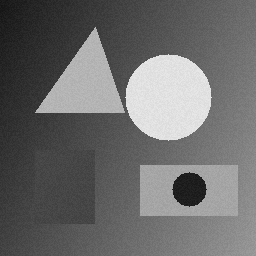
#> input picture Lab07/images/scene_256.png, 256 x 256 px
$ jupyter execute --allow-errors Lab07.3_Real_Images_and_Benchmark.ipynb
#> lines starting #> are read from the running program, lines starting #| are printed output that depends on the picture; after the words box and inside, x2 and y2 are one past the last pixel; in counts of white or black regions, pixels touching at a corner belong together
### Lab07/tools/dma_threshold.py
"""Lab07: minimal, inspectable PYNQ 3.0.1 AXI DMA threshold driver.

The FPGA processes four packed uint8 pixels per 32-bit AXI-Stream beat.
The helper performs no silent CPU fallback: missing FPGA hardware raises errors.
"""
from pathlib import Path
from time import perf_counter_ns, monotonic

import numpy as np


def reference_threshold(image, threshold):
    """CPU reference: 255 if pixel >= threshold, otherwise zero."""
    img = np.asarray(image)
    if img.ndim != 2 or img.dtype != np.uint8:
        raise ValueError("Expected a two-dimensional uint8 grayscale image")
    threshold = int(threshold)
    if not (0 <= threshold <= 255):
        raise ValueError("Threshold must be between 0 and 255")
    return np.where(img >= threshold, 255, 0).astype(np.uint8)


def locate_overlay():
    """Find matched bitstream and HWH relative to the notebook working directory."""
    for directory in (Path("../overlays"), Path("overlays"), Path(".")):
        bit = directory / "lab07.bit"
        hwh = directory / "lab07.hwh"
        if bit.is_file() and hwh.is_file():
            return bit.resolve(), hwh.resolve()
    raise FileNotFoundError(
        "lab07.bit and lab07.hwh missing: generate them in Vivado and copy "
        "the matching pair into Lab07/overlays/ (or next to the notebook)."
    )


class ThresholdDMA:
    """DMA threshold engine; a new instance loads the FPGA overlay."""

    def __init__(self):
        # Late imports keep the reference algorithm executable on a regular PC.
        from pynq import MMIO, Overlay, allocate

        self._allocate = allocate
        bit, _ = locate_overlay()
        self.overlay = Overlay(str(bit))
        if "axi_dma_0" not in self.overlay.ip_dict:
            raise RuntimeError("HWH does not describe axi_dma_0")
        if "threshold_gpio" not in self.overlay.ip_dict:
            raise RuntimeError("HWH does not describe threshold_gpio")
        self.dma = self.overlay.axi_dma_0
        info = self.overlay.ip_dict["threshold_gpio"]
        self._gpio = MMIO(info["phys_addr"], info.get("addr_range", 0x1000))
        self._gpio.write(0x04, 0)  # all eight threshold bits are outputs
        self._gpio.write(0x00, 128)

    # [62 lines left out: function process, not called in this run]

### Lab07/notebooks/Lab07.3_Real_Images_and_Benchmark.ipynb
# Lab07.3 — Real-Image Application and ARM–FPGA Benchmark

**Objective:** compare a scalar Python loop, vectorized NumPy and FPGA thresholding with AXI DMA. Then build a **hybrid ARM–FPGA color-selection pipeline** for the Logitech C270.

**Processing split:** the FPGA implements **only** a threshold on one 8-bit channel. For the camera example, this channel is **HSV saturation (S)**. ARM runs camera acquisition, BGR→HSV conversion, **hue (H) selection**, combination of masks, morphology and contour detection. A saturation mask by itself is **not a color detector**: it accepts many different hues.

**Practical demonstration:** show a strongly colored **blue object** (e.g. a blue card) in front of the camera for Step 8. You can later change `TARGET_COLOR` to `'red'` or `'green'`. The mask should reject unrelated regions; without an object of the selected color, **zero detections is a correct outcome**.

The notebook does not assume that FPGA is faster than NumPy; interpret the measurements produced on your own board.

### Step 1 — Load the FPGA design and sample image

Import the common driver from 07.2, reload `lab07.bit` and inspect DMA capabilities. Confirm that this is a hardware experiment and not a software simulation.

[cell 1]
from pathlib import Path
import sys, time, statistics
import numpy as np
import cv2
import matplotlib.pyplot as plt
sys.path.insert(0, str(Path('../tools').resolve()))
from dma_threshold import ThresholdDMA, reference_threshold

source = cv2.imread('../images/scene_256.png', cv2.IMREAD_GRAYSCALE)
#> source is the input picture: shape (256, 256); min 19, max 231, mean 107.3
if source is None: raise FileNotFoundError('Missing Lab07/images/scene_256.png')
#> (the rest of this cell did not finish here and is left out)

print('DMA maximum bytes:', engine.dma.buffer_max_size)
print('Input image:', source.shape)

### Step 2 — Show CPU alternatives and validate identical arithmetic

NumPy operates on whole arrays in compiled/vectorized code. A simple Python loop is also included to illustrate interpreter overhead, **not** as a realistic optimized ARM baseline. All implementations use **pixel ≥ 128 ⇒ 255**.

[cell 2]
def scalar_python_threshold(gray, threshold=128):
    result = np.empty_like(gray)
    for y in range(gray.shape[0]):
        for x in range(gray.shape[1]):
            result[y, x] = 255 if int(gray[y,x]) >= threshold else 0
    return result

small = cv2.resize(source, (64,64), interpolation=cv2.INTER_AREA)
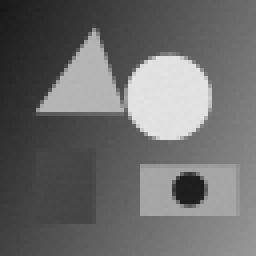
#> small: shape (64, 64) (shown 4 times larger); min 24, max 228, mean 107.3
scalar_mask = scalar_python_threshold(small, 128)
#> after the loop in scalar_python_threshold, `for y in range(gray.shape[0]):`:
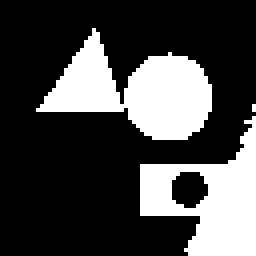
#> result: shape (64, 64) (shown 4 times larger); 27.6% white; 3 white regions (1 under 20 px), largest, box (x1, y1, x2, y2) and area: (9, 7, 53, 35) 615, (35, 29, 64, 64) 513
numpy_mask = reference_threshold(small, 128)
#> (the rest of this cell did not finish here and is left out)

### Step 3 — Benchmark image sizes and repeat the measurements

For each 64×64, 128×128, 256×256 and 512×512 image, measure **median** elapsed time for NumPy and FPGA+DMA, including buffer allocation and copying. Run the scalar Python loop at 64×64 and 128×128 only to avoid unnecessarily long waits. Repeat the trials to reduce transient Linux scheduling effects.

[cell 3]
sizes = [64, 128, 256, 512]
repeats = 5
rows = []
#> (the rest of this cell did not finish here and is left out)

### Step 4 — Plot performance without presupposing a winner

The FPGA curve includes host-visible buffer handling and DMA, which is the relevant end-to-end service time for a real image. The NumPy baseline is compiled/vectorized, so it may be faster than a dedicated FPGA threshold; **interpret your measured values rather than asserting hardware speedup**.

[cell 4]
fig, ax = plt.subplots(figsize=(9,5))
pix = [r[0]**2 for r in rows]
ax.plot(pix, [r[1] for r in rows], 'o-', label='ARM NumPy (end-to-end mask)')
ax.plot(pix, [r[2] for r in rows], 's-', label='FPGA + DMA + host copies')
ax.plot(pix, [r[3] for r in rows], '^-', label='DMA portion observed by host')
ax.set_xscale('log'); ax.set_yscale('log')
ax.set_xlabel('Pixels per image'); ax.set_ylabel('Time (microseconds)')
ax.set_title('Threshold performance: measured, not theoretical')
ax.grid(True, which='both', alpha=0.25); ax.legend()
plt.show()

### Step 5 — Compare the ratios FPGA/NumPy and full-system throughput

A ratio greater than one means **the FPGA call is slower than NumPy**, not that its internal comparator is slower. Throughput includes the complete end-to-end call and should not be compared to the ideal four-pixels-per-clock capacity without acknowledging memory and software overhead.

[cell 5]
print('{:>8} {:>16} {:>20}'.format('Pixels', 'FPGA/NumPy time', 'FPGA MiB/s'))
for side, numpy_us, total_us, dma_us, _ in rows:
    ratio = total_us/numpy_us
    mib_s = (side*side/2**20)/(total_us/1e6)
    print('{:8d} {:16.2f} {:20.2f}'.format(side*side, ratio, mib_s))
